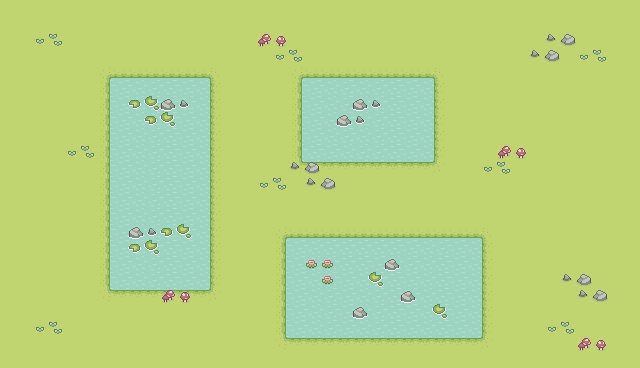

The image is a tile-based game level rendered from a .tmx file. Its description and source (layers, tilesets, objects; grid data summarised) follow:
An orthogonal 40x23 tile map with 16x16 px tiles, 4 tile layers (Background, Water, Grass_intern, Objects), 3 tilesets and 22 objects (Player, Logro1, Logro2, Logro3, Info, ...).

<map version="1.10" tiledversion="1.10.2" orientation="orthogonal" renderorder="right-down" width="40" height="23" tilewidth="16" tileheight="16" infinite="0" nextlayerid="7" nextobjectid="23">
 <tileset firstgid="1" source="grass.tsx" />
 <tileset firstgid="78" source="water.tsx" />
 <tileset firstgid="82" source="object_grass.tsx" />
 <layer id="1" name="Background" width="40" height="23">
  <data>[920 cells, 920 non-empty, 1 distinct tile ids]</data>
 </layer>
 <layer id="3" name="Water" width="40" height="23">
  <data>[920 cells, 302 non-empty, 4 distinct tile ids]</data>
 </layer>
 <layer id="2" name="Grass_intern" width="40" height="23">
  <data>[920 cells, 112 non-empty, 8 distinct tile ids]</data>
 </layer>
 <layer id="5" name="Objects" width="40" height="23">
  <data>[920 cells, 60 non-empty, 11 distinct tile ids]</data>
 </layer>
 <objectgroup id="4" name="Spawnpoints">
  <object id="1" name="Player" type="Player" x="144" y="16" width="32" height="32" />
  <object id="2" name="Logro1" type="Logro1" x="16" y="176" width="32" height="32" />
  <object id="3" name="Logro2" type="Logro2" x="352" y="176" width="32" height="32" />
  <object id="4" name="Logro3" type="Logro3" x="560" y="64" width="32" height="32" />
  <object id="5" name="Info" type="Info" x="32" y="32" width="32" height="32" />
  <object id="6" name="Logro4" type="Logro4" x="544" y="288" width="32" height="32" />
 </objectgroup>
 <objectgroup id="6" name="Collisions">
  <object id="7" x="112" y="80" width="16" height="208" />
  <object id="8" x="128" y="272" width="80" height="16" />
  <object id="9" x="192" y="80" width="16" height="192" />
  <object id="10" x="128" y="80" width="64" height="16" />
  <object id="11" x="304" y="80" width="128" height="16" />
  <object id="12" x="304" y="96" width="16" height="64" />
  <object id="13" x="320" y="144" width="112" height="16" />
  <object id="14" x="416" y="96" width="16" height="48" />
  <object id="15" x="288" y="240" width="192" height="16" />
  <object id="16" x="288" y="256" width="16" height="80" />
  <object id="17" x="304" y="320" width="176" height="16" />
  <object id="18" x="464" y="256" width="16" height="64" />
  <object id="19" x="0" y="-16" width="640" height="16" />
  <object id="20" x="-16" y="-16" width="16" height="384" />
  <object id="21" x="0" y="368" width="640" height="16" />
  <object id="22" x="640" y="0" width="16" height="368" />
 </objectgroup>
</map>
